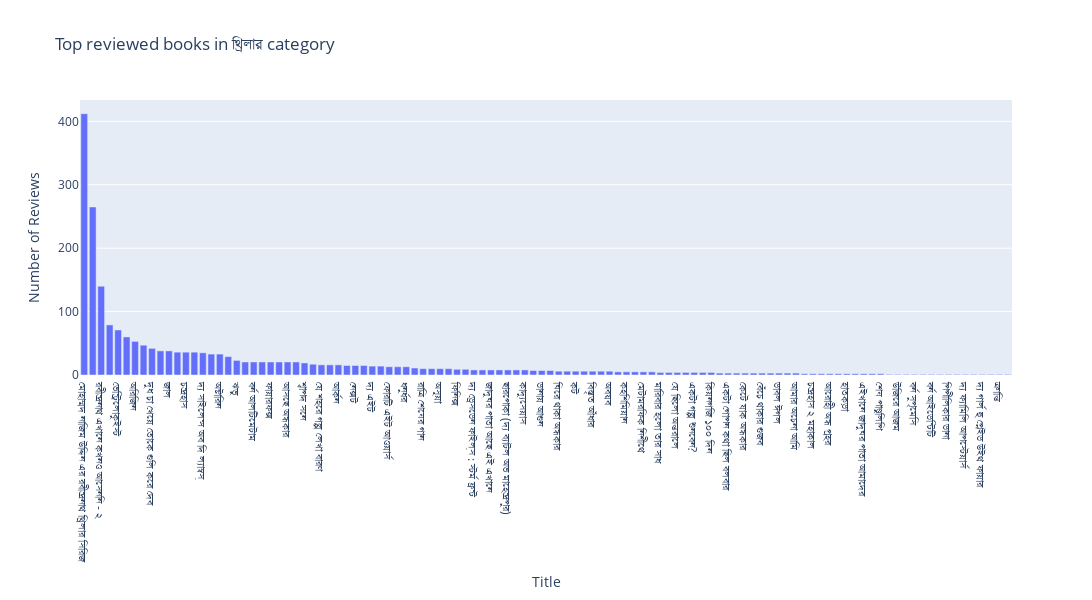

Notebook code cell kept with this figure:
### Code cell
category_stats = df[df['Category'] == 'থ্রিলার']

# Group by 'Category' and calculate average discount percentage
title_reveiew_stat = category_stats.groupby('Title')['Number of Reviews'].mean().reset_index()

# Sort to find categories with highest average discount percentages
highest_title_reveiew_stat = title_reveiew_stat.sort_values(by='Number of Reviews', ascending=False)

# Plotting using Plotly
fig = px.bar(highest_title_reveiew_stat, x='Title', y='Number of Reviews',
             title='Top reviewed books in থ্রিলার category',
             labels={'Title': 'Title', 'Number of Reviews': 'Number of Reviews'})

# Adjust the figure size
fig.update_layout(
    width=1300,  # Set the width of the figure
    height=600   # Set the height of the figure
)
fig.show()

### Figure 1 — Plotly figure (JSON) as saved in the notebook; plotly's stock layout.template omitted (floating-point values rounded to 4 significant figures)
{"data": [{"alignmentgroup": "True", "hovertemplate": "Title=%{x}<br>Number of Reviews=%{y}<extra></extra>", "legendgroup": "", "marker": {"color": "#636efa", "pattern": {"shape": ""}}, "name": "", "offsetgroup": "", "orientation": "v", "showlegend": false, "textposition": "auto", "type": "bar", "x": ["মোহাম্মদ নাজিম উদ্দিন এর রবীন্দ্রনাথ থ্রিলার সিরিজ", "রবীন্দ্রনাথ এখানে কখনও - খেতে আসেননি", "রবীন্দ্রনাথ এখানে কখনও আসেননি - ২", "নেমেসিস", "ভেন্ট্রিলোকুইস্ট", "কন্ট্রাক্ট", "অরিজিন", "১৯৫২ : নিছক কোন সংখ্যা নয়.....", "দুধ চা খেয়ে তোকে গুলি করে দেব", "নেক্সাস", "জাল", "পেন্ডুলাম", "চন্দ্রহাস", "করাচি", "দ্য সাইলেন্স অব দি ল্যাম্বস্", "কনফেশন", "অক্টারিন", "মিথস্ক্রিয়া", "ঋভু", "ম্যাক্সিমাম রাইড দ্যা অ্যাঞ্জেল এক্সপেরিমেন্ট", "বর্ন আলটিমেটাম", "বীরভূমির বজ্র রহস্য", "ফায়ারফক্স", "সাইকো থৃলার : রক্তহিম", "আসছে অন্ধকার", "অন্তর্দৃষ্টি", "শ্বাপদ সনে", "হার না মানা অন্ধকার", "যে শহরে গল্প লেখা বারণ", "তমিস্রা", "আর্কন", "নিখোঁজকাব্য", "নেক্সট", "বাজিকর", "দ্য এইট", "অন্ধ জাদুকর", "ফোরটি এইট আওয়ার্স", "তিন বাহু দশ মুখ", "ধনুর্ধর", "মৃগতৃষা", "রাত্রি শেষের গান", "সপ্তশ", "অসূয়া", "তিন ডাহুক", "ফিনিক্স", "বাজি", "দ্য ড্রেসডেন ফাইল্স : স্টর্ম ফ্রন্ট", "থৃলার গল্প সংকলন", "জাদুঘর পাতা আছে এই এখানে", "আলবা নেরা", "ছারপোকা (দ্য ব্যাটল অভ মাহেন্দ্রপুর)", "অগোচরা", "কাদ্যুসেয়াস", "আর আমি হবো ধ্বংসতারা", "ডানায় আগুন", "সার্কেল", "ঘিরে থাকা অন্ধকার", "একটি খুনের নেপথ্যে", "কট", "অনার্য দেব", "বিস্তৃত আঁধার", "দিন শেষে/কেটজালকোয়াটল ও সৃষ্টিবিনাশ রহস্য", "অবয়ব", "অন্ধ জাদুকর : প্রলয় হুঙ্কার", "কহশিমিয়ান", "কসমোজাহি", "মেটামরফিক নিশীথে", "সিসিফাসে বন্দি", "মারিবার হলো তার সাধ", "নিছক গল্প কিংবা আখ্যান", "যে ছিলো অন্তরালে", "আধিব্যাধি", "একটা গল্প শুনবেন?", "ডার্কলি ড্রিমিং ডেক্সটার", "কিয়নগজি ১০০ দিন", "অস্পৃশ্যতা", "একটা গোপন কথা ছিল বলবার", "এ্যাবসলিউট পাওয়ার", "কেটে যাক অন্ধকার", "মনসা", "বেঁচে থাকার গুজব", "বাজিমাত", "ডাবল ঈগল", "থৃলার গল্পসঙ্কলন -৪", "আমার অচেনা আমি", "জলতরঙ্গ", "চন্দ্রহাস ২ মহাকাল", "বেয়াত্রিচ", "আরোহী অন্ধ প্রহর", "ডগমা", "হাতকড়া", "কাঠগড়া", "এইখানে জাদুঘর পাতা আমাদের", "যুগলবন্দি", "শেষ পাণ্ডুলিপি", "শখের করাত", "উজিরে আজম", "মাস্টার প্ল্যান", "বর্ন সুপৃমেসি", "বর্ন লিগ্যাসি", "বর্ন আইডেন্টিটি", "প্রটেক্ট অ্যান্ড ডিফেন্ড", "পিপীলিকার ডানা", "নিত্য মাইডাস", "দ্য ফ্যামিলি আপস্টেয়ার্স", "দ্য প্যারাগন", "দ্য গার্ল হু প্লেইড উইথ ফায়ার", "ডগস অব ওয়ার", "ক্রান্তি", "দ্য কনফেসর"], "xaxis": "x", "y": [412, 265, 140, 79, 71, 60, 53, 47, 42, 38, 38, 36, 36, 36, 35, 33, 33, 29, 23, 20.55, 20.55, 20.55, 20.55, 20.55, 20.55, 20.55, 19, 17, 16, 16, 16, 15, 15, 15, 14, 14, 13, 13, 13, 11, 10, 10, 10, 10, 9, 9, 8, 8, 8, 8, 8, 8, 8, 7, 7, 7, 6, 6, 6, 6, 6, 6, 6, 5, 5, 5, 5, 5, 4, 4, 4, 4, 4, 4, 4, 3, 3, 3, 3, 3, 3, 3, 3, 3, 3, 2, 2, 2, 2, 2, 2, 2, 2, 2, 2, 1, 1, 1, 1, 1, 1, 1, 1, 1, 1, 1, 1, 1, 1, 1], "yaxis": "y"}], "layout": {"barmode": "relative", "height": 600, "legend": {"tracegroupgap": 0}, "title": {"text": "Top reviewed books in থ্রিলার category"}, "width": 1300, "xaxis": {"anchor": "y", "domain": [0, 1], "title": {"text": "Title"}}, "yaxis": {"anchor": "x", "domain": [0, 1], "title": {"text": "Number of Reviews"}}}}
